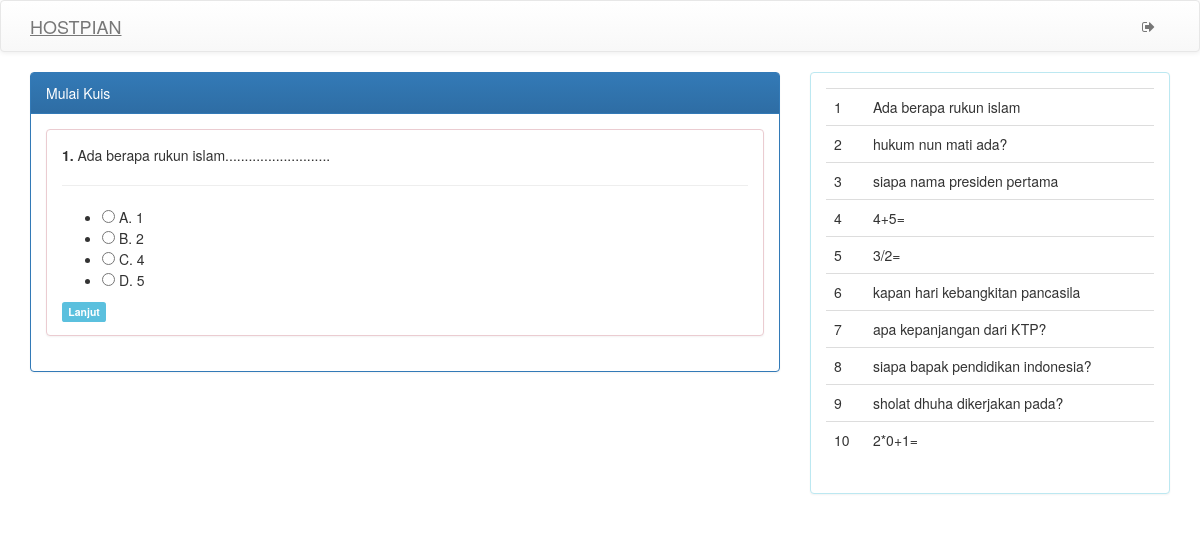
Page /index.php/c_siswa/masuk_kuis/UA001 on the committed database.
### tables this page shows
CREATE TABLE `soal` (
  `id_soal` int(11) NOT NULL,
  `soal` text NOT NULL,
  `jawaban_a` text NOT NULL,
  `jawaban_b` text NOT NULL,
  `jawaban_c` text NOT NULL,
  `jawaban_d` text NOT NULL,
  `jawaban_benar` varchar(1) NOT NULL,
  `id_test` varchar(6) NOT NULL,
  `id_mapel` int(11) NOT NULL
);

### application/controllers/c_siswa.php (called while the page is built, shortened)
<?php
class C_siswa extends CI_Controller{
	function __construct(){
		$this->load->model('m_query_siswa');
        $this->load->helper('url');
	}
	function masuk_kuis($id_test){
		$this->load->database();
		$where=array('id_test'=>$id_test);
		$jumlah_data = $this->m_query_siswa->jumlah_soal($where,'soal');
		$this->load->library('pagination');
		$config['base_url'] = base_url().'index.php/c_siswa/masuk_kuis';
		$config['total_rows'] = $jumlah_data;
		$config['per_page'] = 1;
		$from = $this->uri->segment(3);
		$data['soal'] = $this->m_query_siswa->data_soal($config['per_page'],$from);
		$data['panel']=$this->m_query_siswa->m_kuis($where,'soal')->result();
		$this->load->view('siswa/header_kuis');
		$this->load->view('siswa/mulai_kuis',$data);
	}
}

### index.php (called while the page is built, shortened)
<?php
require_once BASEPATH.'core/CodeIgniter.php';

### application/config/config.php (called while the page is built, shortened)
<?php
$config['base_url'] = 'http://localhost/hostpian/';
$config['index_page'] = 'index.php';
$config['uri_protocol']	= 'REQUEST_URI';
$config['url_suffix'] = '';
$config['language']	= 'english';
$config['charset'] = 'UTF-8';
$config['enable_hooks'] = FALSE;
$config['subclass_prefix'] = 'MY_';
$config['composer_autoload'] = FALSE;
$config['permitted_uri_chars'] = 'a-z 0-9~%.:_\-';
$config['enable_query_strings'] = FALSE;
$config['controller_trigger'] = 'c';
$config['function_trigger'] = 'm';
$config['directory_trigger'] = 'd';
$config['allow_get_array'] = TRUE;
$config['log_threshold'] = 0;
$config['log_path'] = '';
$config['log_file_extension'] = '';
$config['log_file_permissions'] = 0644;
$config['log_date_format'] = 'Y-m-d H:i:s';
$config['error_views_path'] = '';
$config['cache_path'] = '';
$config['cache_query_string'] = FALSE;
$config['encryption_key'] = 'hostpian';
$config['sess_driver'] = 'files';
$config['sess_cookie_name'] = 'ci_session';
$config['sess_expiration'] = 7200;
$config['sess_save_path'] = NULL;
$config['sess_match_ip'] = FALSE;
$config['sess_time_to_update'] = 300;
$config['sess_regenerate_destroy'] = FALSE;
$config['cookie_prefix']	= '';
$config['cookie_domain']	= '';
$config['cookie_path']		= '/';
$config['cookie_secure']	= FALSE;
$config['cookie_httponly'] 	= FALSE;
$config['standardize_newlines'] = FALSE;
$config['global_xss_filtering'] = FALSE;
$config['csrf_protection'] = FALSE;
$config['csrf_token_name'] = 'csrf_test_name';
$config['csrf_cookie_name'] = 'csrf_cookie_name';
$config['csrf_expire'] = 7200;
$config['csrf_regenerate'] = TRUE;
$config['csrf_exclude_uris'] = array();
$config['compress_output'] = FALSE;
$config['time_reference'] = 'local';
$config['rewrite_short_tags'] = FALSE;
$config['proxy_ips'] = '';

### application/models/m_query_siswa.php (called while the page is built, shortened)
<?php
class M_query_siswa extends CI_Model{
	function m_kuis($where, $table){
		return $this->db->get_where($table,$where);
	}
	function jumlah_soal($where, $table){
		return $this->db->get_where($table,$where)->num_rows();
	}
	function data_soal($number,$offset){
		return $this->db->get('soal',$number,$offset)->result();
	}
}

### application/views/siswa/mulai_kuis.php (the view)
<div class="container">
	<div class="row">
		<div class="col-sm-8">
			<div class="panel panel-primary">
				<div class="panel-heading">Mulai Kuis</div>
					<div class="panel-body">
					<?php
					@$no = $this->uri->segment('3') + 1;
					foreach($soal as $u){
						echo "
						<div class='panel panel-danger'>
							<div class='panel-body'>
								<b>".$no.". </b>".$u->soal."...........................
								<hr></hr>
								<ul>
									<li><input type='radio'> A. ".$u->jawaban_a."</li>
									<li><input type='radio'> B. ".$u->jawaban_b."</li>
									<li><input type='radio'> C. ".$u->jawaban_c."</li>
									<li><input type='radio'> D. ".$u->jawaban_d."</li>
								</ul>
								<a href='".$no."' class='label label-info'>Lanjut</a>
	 						</div>
						</div>";
						$no++;
						}
					?>
					</div>
			</div>
		</div>
		<div class="col-sm-4">
			<div class="panel panel-info">
				<div class="panel-body">
					<table class="table">
						<?php
						$no=1;
							foreach ($panel as $i) {
								echo"
									<tr>
										<td>".$no."</td>
										<td>".$i->soal."</td>
									</tr>
								";
								$no++;
							}
						 ?>
					</table>
				</div>
			</div>
		</div>
	</div>
</div>

### rows in the picture
soal: soal "Ada berapa rukun islam", jawaban_a "1", jawaban_b "2", jawaban_c "4", jawaban_d "5"
soal: soal "hukum nun mati ada?"
soal: soal "siapa nama presiden pertama"
soal: soal "4+5="
soal: soal "3/2="
soal: soal "kapan hari kebangkitan pancasila"
soal: soal "apa kepanjangan dari KTP?"
soal: soal "siapa bapak pendidikan indonesia?"
soal: soal "sholat dhuha dikerjakan pada?"
soal: soal "2*0+1="
